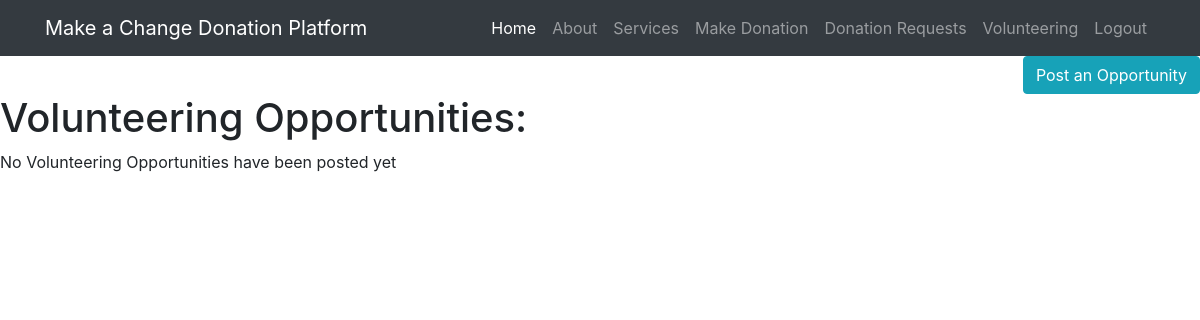
/volunteer-list/, run on an earlier commit of the app's database.
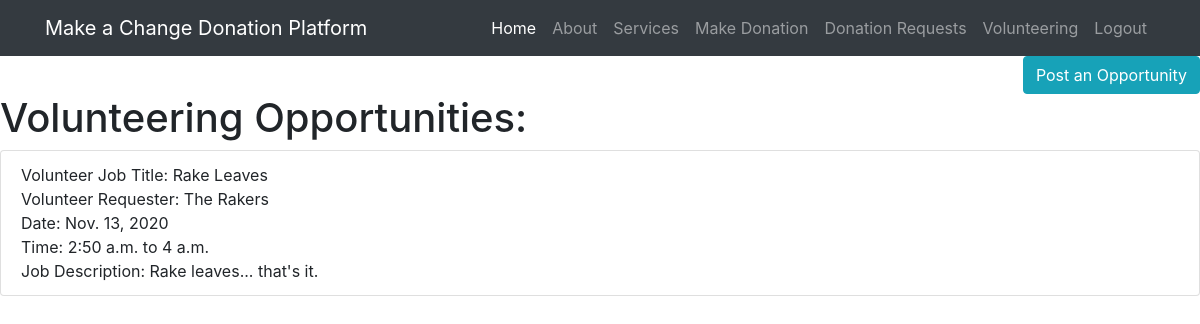
And on a later commit of the database.
### donations/models.py (models this page shows, shortened)
class VolunteerPost(models.Model):
    title = models.TextField(default = "", max_length=50)
    name = models.TextField(default = "", max_length=50)
    date = models.DateField(default = datetime.date.today)
    start_time = models.TimeField(default = timezone.now)
    end_time = models.TimeField(default = timezone.now)
    description = models.TextField(default = "")

### donations/views.py (the view)
# urls.py: path('volunteer-list/', views.VolunteerListView.as_view(), name='volunteer-list'),
class VolunteerListView(generic.ListView):
    template_name = 'donations/volunteer_list.html'
    context_object_name = 'volunteer_opportunities'
    def get_queryset(self):
        return VolunteerPost.objects.filter(
            date__gte=timezone.now(),
        )

### donations/templates/donations/volunteer_list.html (shortened to what this page needs)
<!DOCTYPE html>
<html lang="en">
<head>
  <link rel="stylesheet" href="https://stackpath.bootstrapcdn.com/bootstrap/4.5.2/css/bootstrap.min.css">
</head>
<body>
  <nav class="navbar navbar-expand-lg navbar-dark bg-dark static-top">
    <div class="container">
      <a class="navbar-brand" href="#">Make a Change Donation Platform</a>
      <div class="collapse navbar-collapse" id="navbarResponsive">
        <ul class="navbar-nav ml-auto">
          <li class="nav-item active">
            <a class="nav-link" href="/">Home
            </a>
          </li>
          <li class="nav-item">
            <a class="nav-link" href="#">About</a>
          </li>
          <li class="nav-item">
            <a class="nav-link" href="#">Services</a>
          </li>
          <li class="nav-item">
            <a class="nav-link" href="/makedonation">Make Donation</a>
          </li>
          <li class="nav-item">
            <a class="nav-link" href="/donationlist">Donation Requests</a>
          </li>
          <li class="nav-item">
            <a class="nav-link" href="/volunteer-list">Volunteering</a>
          </li>
          <li class="nav-item">
            <a class="nav-link" href="/logout">Logout</a>
          </li>
        </ul>
      </div>
    </div>
  </nav>
  <div class="text-right">
    <a href="/volunteer-post" class="btn btn-info" role="button">Post an Opportunity</a>
  </div>
<html>
    <body>
        <h1>Volunteering Opportunities:</h1>
        {% if volunteer_opportunities %}
          <ul class='list-group'>
          {% for opportunity in volunteer_opportunities %}
            <li class='list-group-item'>
              Volunteer Job Title: {{ opportunity.title }}<br>
              Volunteer Requester: {{ opportunity.name }}<br>
              Date: {{ opportunity.date }}<br>
              Time: {{ opportunity.start_time }} to {{ opportunity.end_time }}<br>
              Job Description: {{ opportunity.description }}</li>
          {% endfor %}
          </ul>
        {% else %}
          <p>No Volunteering Opportunities have been posted yet</p>
        {% endif %}
    </body>
</html>
</body>
</html>

What changed in the data, as far as the page shows it:
added VolunteerPost: title "Rake Leaves", name "The Rakers", date "Nov. 13, 2020", start_time "2:50 a.m.", end_time "4 a.m.", description "Rake leaves... that's it."
Also different on the page:
text no longer shown: "No Volunteering Opportunities have been posted yet"
